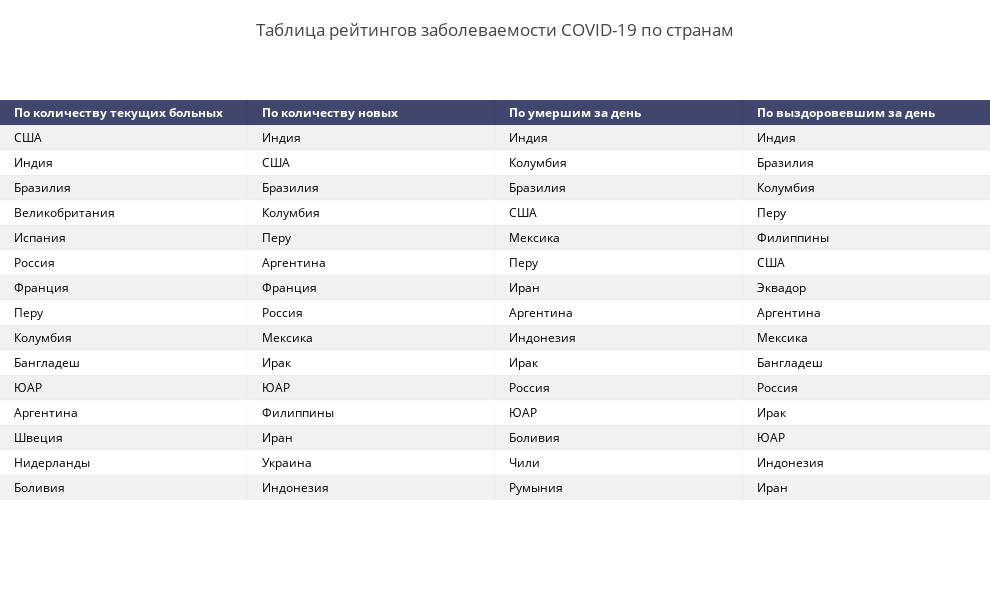

The cell this chart's notebook holds for it:
### Code cell
covid_rates = pd.DataFrame()
mask = (X.Date==myday)&(X.Country!='Весь мир')
today_cases = X[mask]
#covid_rates.reset_index(drop=True)
covid_rates['По количеству текущих больных'] = today_cases.sort_values(by=['Remaining_ill'],ascending = False).Country.reset_index(drop=True)
covid_rates['По количеству новых'] = today_cases.sort_values(by=['Day_confirmed'],ascending = False).Country.reset_index(drop=True)
covid_rates['По умершим за день'] = today_cases.sort_values(by=['Day_deaths'],ascending = False).Country.reset_index(drop=True)
covid_rates['По выздоровевшим за день'] = today_cases.sort_values(by=['Day_recovered'],ascending = False).Country.reset_index(drop=True)
covid_rates.head(10)
fig =  ff.create_table(covid_rates.head(15))
fig.update_layout(
    
                  title_text ='Таблица рейтингов заболеваемости COVID-19 по странам',
                  margin = {'t':100, 'b':100},
                  title_x = 0.5,
                  title_y= 0.95,
                  title_xanchor = "center",
                  title_yanchor = "middle", 
                  
                  width = 990, height = 600,template = 'gridon',
    
    
                  xaxis_title='',yaxis_title = ''
)


fig.show()

### Figure 1 — Plotly figure (JSON) as saved in the notebook; plotly's stock layout.template omitted (floating-point values rounded to 4 significant figures)
{"data": [{"colorscale": [[0, "#00083e"], [0.5, "#ededee"], [1, "#ffffff"]], "hoverinfo": "none", "opacity": 0.75, "showscale": false, "type": "heatmap", "z": [[0, 0, 0, 0], [0.5, 0.5, 0.5, 0.5], [1, 1, 1, 1], [0.5, 0.5, 0.5, 0.5], [1, 1, 1, 1], [0.5, 0.5, 0.5, 0.5], [1, 1, 1, 1], [0.5, 0.5, 0.5, 0.5], [1, 1, 1, 1], [0.5, 0.5, 0.5, 0.5], [1, 1, 1, 1], [0.5, 0.5, 0.5, 0.5], [1, 1, 1, 1], [0.5, 0.5, 0.5, 0.5], [1, 1, 1, 1], [0.5, 0.5, 0.5, 0.5]]}], "layout": {"annotations": [{"align": "left", "font": {"color": "#ffffff"}, "showarrow": false, "text": "<b>По количеству текущих больных</b>", "x": -0.45, "xanchor": "left", "xref": "x", "y": 0, "yref": "y"}, {"align": "left", "font": {"color": "#ffffff"}, "showarrow": false, "text": "<b>По количеству новых</b>", "x": 0.55, "xanchor": "left", "xref": "x", "y": 0, "yref": "y"}, {"align": "left", "font": {"color": "#ffffff"}, "showarrow": false, "text": "<b>По умершим за день</b>", "x": 1.55, "xanchor": "left", "xref": "x", "y": 0, "yref": "y"}, {"align": "left", "font": {"color": "#ffffff"}, "showarrow": false, "text": "<b>По выздоровевшим за день</b>", "x": 2.55, "xanchor": "left", "xref": "x", "y": 0, "yref": "y"}, {"align": "left", "font": {"color": "#000000"}, "showarrow": false, "text": "США", "x": -0.45, "xanchor": "left", "xref": "x", "y": 1, "yref": "y"}, {"align": "left", "font": {"color": "#000000"}, "showarrow": false, "text": "Индия", "x": 0.55, "xanchor": "left", "xref": "x", "y": 1, "yref": "y"}, {"align": "left", "font": {"color": "#000000"}, "showarrow": false, "text": "Индия", "x": 1.55, "xanchor": "left", "xref": "x", "y": 1, "yref": "y"}, {"align": "left", "font": {"color": "#000000"}, "showarrow": false, "text": "Индия", "x": 2.55, "xanchor": "left", "xref": "x", "y": 1, "yref": "y"}, {"align": "left", "font": {"color": "#000000"}, "showarrow": false, "text": "Индия", "x": -0.45, "xanchor": "left", "xref": "x", "y": 2, "yref": "y"}, {"align": "left", "font": {"color": "#000000"}, "showarrow": false, "text": "США", "x": 0.55, "xanchor": "left", "xref": "x", "y": 2, "yref": "y"}, {"align": "left", "font": {"color": "#000000"}, "showarrow": false, "text": "Колумбия", "x": 1.55, "xanchor": "left", "xref": "x", "y": 2, "yref": "y"}, {"align": "left", "font": {"color": "#000000"}, "showarrow": false, "text": "Бразилия", "x": 2.55, "xanchor": "left", "xref": "x", "y": 2, "yref": "y"}, {"align": "left", "font": {"color": "#000000"}, "showarrow": false, "text": "Бразилия", "x": -0.45, "xanchor": "left", "xref": "x", "y": 3, "yref": "y"}, {"align": "left", "font": {"color": "#000000"}, "showarrow": false, "text": "Бразилия", "x": 0.55, "xanchor": "left", "xref": "x", "y": 3, "yref": "y"}, {"align": "left", "font": {"color": "#000000"}, "showarrow": false, "text": "Бразилия", "x": 1.55, "xanchor": "left", "xref": "x", "y": 3, "yref": "y"}, {"align": "left", "font": {"color": "#000000"}, "showarrow": false, "text": "Колумбия", "x": 2.55, "xanchor": "left", "xref": "x", "y": 3, "yref": "y"}, {"align": "left", "font": {"color": "#000000"}, "showarrow": false, "text": "Великобритания", "x": -0.45, "xanchor": "left", "xref": "x", "y": 4, "yref": "y"}, {"align": "left", "font": {"color": "#000000"}, "showarrow": false, "text": "Колумбия", "x": 0.55, "xanchor": "left", "xref": "x", "y": 4, "yref": "y"}, {"align": "left", "font": {"color": "#000000"}, "showarrow": false, "text": "США", "x": 1.55, "xanchor": "left", "xref": "x", "y": 4, "yref": "y"}, {"align": "left", "font": {"color": "#000000"}, "showarrow": false, "text": "Перу", "x": 2.55, "xanchor": "left", "xref": "x", "y": 4, "yref": "y"}, {"align": "left", "font": {"color": "#000000"}, "showarrow": false, "text": "Испания", "x": -0.45, "xanchor": "left", "xref": "x", "y": 5, "yref": "y"}, {"align": "left", "font": {"color": "#000000"}, "showarrow": false, "text": "Перу", "x": 0.55, "xanchor": "left", "xref": "x", "y": 5, "yref": "y"}, {"align": "left", "font": {"color": "#000000"}, "showarrow": false, "text": "Мексика", "x": 1.55, "xanchor": "left", "xref": "x", "y": 5, "yref": "y"}, {"align": "left", "font": {"color": "#000000"}, "showarrow": false, "text": "Филиппины", "x": 2.55, "xanchor": "left", "xref": "x", "y": 5, "yref": "y"}, {"align": "left", "font": {"color": "#000000"}, "showarrow": false, "text": "Россия", "x": -0.45, "xanchor": "left", "xref": "x", "y": 6, "yref": "y"}, {"align": "left", "font": {"color": "#000000"}, "showarrow": false, "text": "Аргентина", "x": 0.55, "xanchor": "left", "xref": "x", "y": 6, "yref": "y"}, {"align": "left", "font": {"color": "#000000"}, "showarrow": false, "text": "Перу", "x": 1.55, "xanchor": "left", "xref": "x", "y": 6, "yref": "y"}, {"align": "left", "font": {"color": "#000000"}, "showarrow": false, "text": "США", "x": 2.55, "xanchor": "left", "xref": "x", "y": 6, "yref": "y"}, {"align": "left", "font": {"color": "#000000"}, "showarrow": false, "text": "Франция", "x": -0.45, "xanchor": "left", "xref": "x", "y": 7, "yref": "y"}, {"align": "left", "font": {"color": "#000000"}, "showarrow": false, "text": "Франция", "x": 0.55, "xanchor": "left", "xref": "x", "y": 7, "yref": "y"}, {"align": "left", "font": {"color": "#000000"}, "showarrow": false, "text": "Иран", "x": 1.55, "xanchor": "left", "xref": "x", "y": 7, "yref": "y"}, {"align": "left", "font": {"color": "#000000"}, "showarrow": false, "text": "Эквадор", "x": 2.55, "xanchor": "left", "xref": "x", "y": 7, "yref": "y"}, {"align": "left", "font": {"color": "#000000"}, "showarrow": false, "text": "Перу", "x": -0.45, "xanchor": "left", "xref": "x", "y": 8, "yref": "y"}, {"align": "left", "font": {"color": "#000000"}, "showarrow": false, "text": "Россия", "x": 0.55, "xanchor": "left", "xref": "x", "y": 8, "yref": "y"}, {"align": "left", "font": {"color": "#000000"}, "showarrow": false, "text": "Аргентина", "x": 1.55, "xanchor": "left", "xref": "x", "y": 8, "yref": "y"}, {"align": "left", "font": {"color": "#000000"}, "showarrow": false, "text": "Аргентина", "x": 2.55, "xanchor": "left", "xref": "x", "y": 8, "yref": "y"}, {"align": "left", "font": {"color": "#000000"}, "showarrow": false, "text": "Колумбия", "x": -0.45, "xanchor": "left", "xref": "x", "y": 9, "yref": "y"}, {"align": "left", "font": {"color": "#000000"}, "showarrow": false, "text": "Мексика", "x": 0.55, "xanchor": "left", "xref": "x", "y": 9, "yref": "y"}, {"align": "left", "font": {"color": "#000000"}, "showarrow": false, "text": "Индонезия", "x": 1.55, "xanchor": "left", "xref": "x", "y": 9, "yref": "y"}, {"align": "left", "font": {"color": "#000000"}, "showarrow": false, "text": "Мексика", "x": 2.55, "xanchor": "left", "xref": "x", "y": 9, "yref": "y"}, {"align": "left", "font": {"color": "#000000"}, "showarrow": false, "text": "Бангладеш", "x": -0.45, "xanchor": "left", "xref": "x", "y": 10, "yref": "y"}, {"align": "left", "font": {"color": "#000000"}, "showarrow": false, "text": "Ирак", "x": 0.55, "xanchor": "left", "xref": "x", "y": 10, "yref": "y"}, {"align": "left", "font": {"color": "#000000"}, "showarrow": false, "text": "Ирак", "x": 1.55, "xanchor": "left", "xref": "x", "y": 10, "yref": "y"}, {"align": "left", "font": {"color": "#000000"}, "showarrow": false, "text": "Бангладеш", "x": 2.55, "xanchor": "left", "xref": "x", "y": 10, "yref": "y"}, {"align": "left", "font": {"color": "#000000"}, "showarrow": false, "text": "ЮАР", "x": -0.45, "xanchor": "left", "xref": "x", "y": 11, "yref": "y"}, {"align": "left", "font": {"color": "#000000"}, "showarrow": false, "text": "ЮАР", "x": 0.55, "xanchor": "left", "xref": "x", "y": 11, "yref": "y"}, {"align": "left", "font": {"color": "#000000"}, "showarrow": false, "text": "Россия", "x": 1.55, "xanchor": "left", "xref": "x", "y": 11, "yref": "y"}, {"align": "left", "font": {"color": "#000000"}, "showarrow": false, "text": "Россия", "x": 2.55, "xanchor": "left", "xref": "x", "y": 11, "yref": "y"}, {"align": "left", "font": {"color": "#000000"}, "showarrow": false, "text": "Аргентина", "x": -0.45, "xanchor": "left", "xref": "x", "y": 12, "yref": "y"}, {"align": "left", "font": {"color": "#000000"}, "showarrow": false, "text": "Филиппины", "x": 0.55, "xanchor": "left", "xref": "x", "y": 12, "yref": "y"}, {"align": "left", "font": {"color": "#000000"}, "showarrow": false, "text": "ЮАР", "x": 1.55, "xanchor": "left", "xref": "x", "y": 12, "yref": "y"}, {"align": "left", "font": {"color": "#000000"}, "showarrow": false, "text": "Ирак", "x": 2.55, "xanchor": "left", "xref": "x", "y": 12, "yref": "y"}, {"align": "left", "font": {"color": "#000000"}, "showarrow": false, "text": "Швеция", "x": -0.45, "xanchor": "left", "xref": "x", "y": 13, "yref": "y"}, {"align": "left", "font": {"color": "#000000"}, "showarrow": false, "text": "Иран", "x": 0.55, "xanchor": "left", "xref": "x", "y": 13, "yref": "y"}, {"align": "left", "font": {"color": "#000000"}, "showarrow": false, "text": "Боливия", "x": 1.55, "xanchor": "left", "xref": "x", "y": 13, "yref": "y"}, {"align": "left", "font": {"color": "#000000"}, "showarrow": false, "text": "ЮАР", "x": 2.55, "xanchor": "left", "xref": "x", "y": 13, "yref": "y"}, {"align": "left", "font": {"color": "#000000"}, "showarrow": false, "text": "Нидерланды", "x": -0.45, "xanchor": "left", "xref": "x", "y": 14, "yref": "y"}, {"align": "left", "font": {"color": "#000000"}, "showarrow": false, "text": "Украина", "x": 0.55, "xanchor": "left", "xref": "x", "y": 14, "yref": "y"}, {"align": "left", "font": {"color": "#000000"}, "showarrow": false, "text": "Чили", "x": 1.55, "xanchor": "left", "xref": "x", "y": 14, "yref": "y"}, {"align": "left", "font": {"color": "#000000"}, "showarrow": false, "text": "Индонезия", "x": 2.55, "xanchor": "left", "xref": "x", "y": 14, "yref": "y"}, {"align": "left", "font": {"color": "#000000"}, "showarrow": false, "text": "Боливия", "x": -0.45, "xanchor": "left", "xref": "x", "y": 15, "yref": "y"}, {"align": "left", "font": {"color": "#000000"}, "showarrow": false, "text": "Индонезия", "x": 0.55, "xanchor": "left", "xref": "x", "y": 15, "yref": "y"}, {"align": "left", "font": {"color": "#000000"}, "showarrow": false, "text": "Румыния", "x": 1.55, "xanchor": "left", "xref": "x", "y": 15, "yref": "y"}, {"align": "left", "font": {"color": "#000000"}, "showarrow": false, "text": "Иран", "x": 2.55, "xanchor": "left", "xref": "x", "y": 15, "yref": "y"}], "height": 600, "margin": {"b": 100, "l": 0, "r": 0, "t": 100}, "title": {"text": "Таблица рейтингов заболеваемости COVID-19 по странам", "x": 0.5, "xanchor": "center", "y": 0.95, "yanchor": "middle"}, "width": 990, "xaxis": {"dtick": 1, "gridwidth": 2, "showticklabels": false, "tick0": -0.5, "ticks": "", "title": {"text": ""}, "zeroline": false}, "yaxis": {"autorange": "reversed", "dtick": 1, "gridwidth": 2, "showticklabels": false, "tick0": 0.5, "ticks": "", "title": {"text": ""}, "zeroline": false}}}
